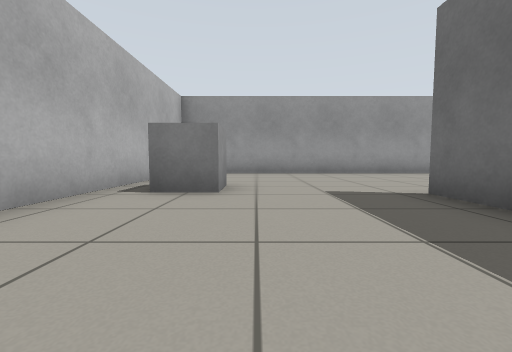
view 1 (above)

24 first-person views from a walk through a world built for the Gazebo simulator. The camera is 0.5 m above the floor, tilts 4° down and sees 90° across. The floor is counted in squares, 1 m on a side. Each view is taken from the middle of a square. On the plan, view 1 faces up. The plan holds only what a view shows up to about 9 squares ahead; the rest is blank.

view 2
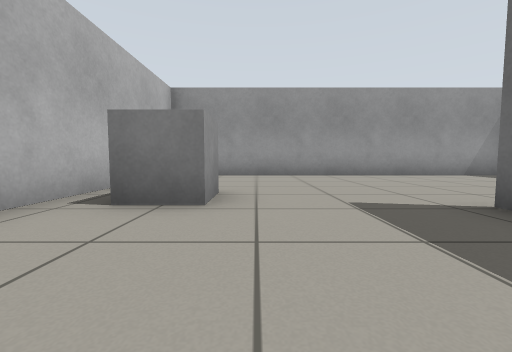

view 3
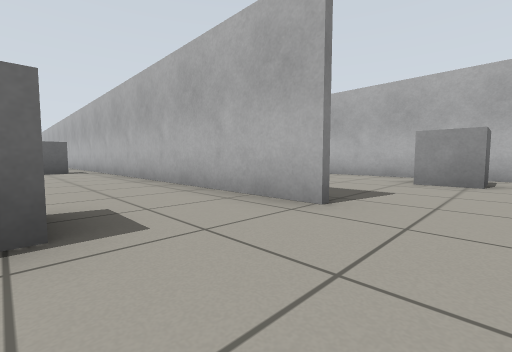

view 4
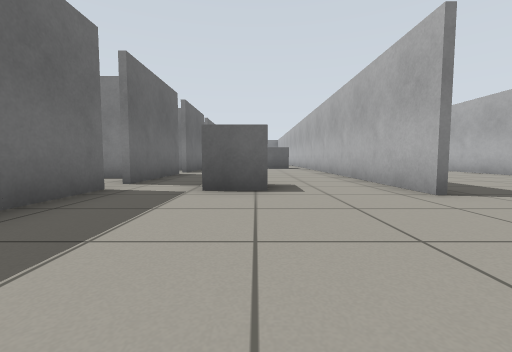

view 5
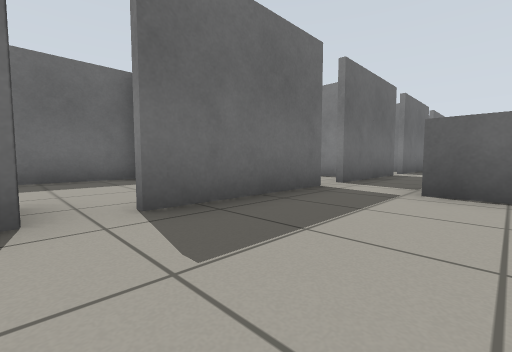

view 6
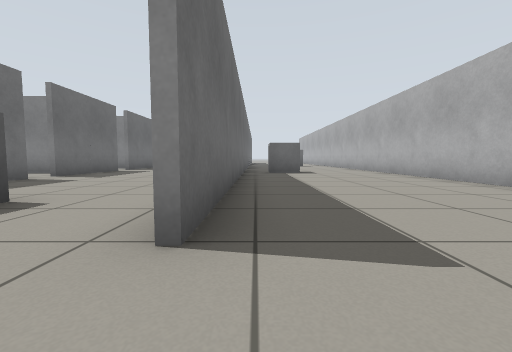

view 7
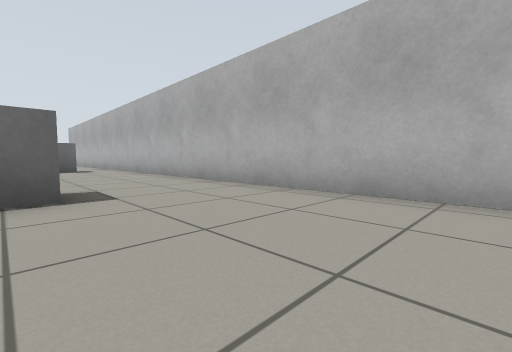

view 8
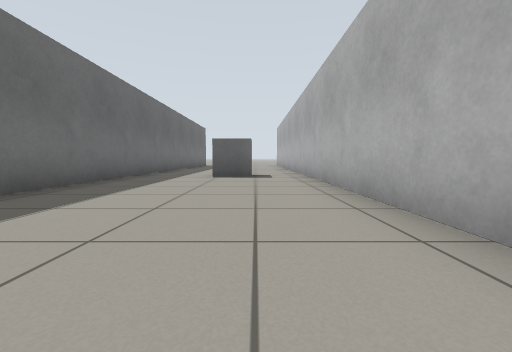

view 9
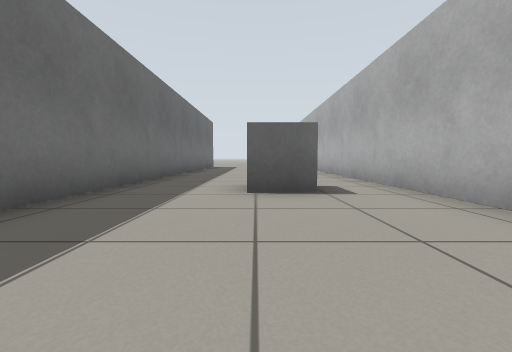

view 10
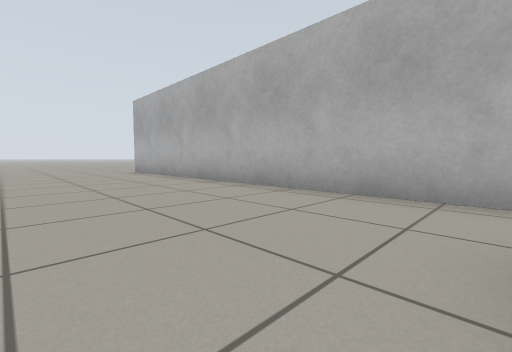

view 11
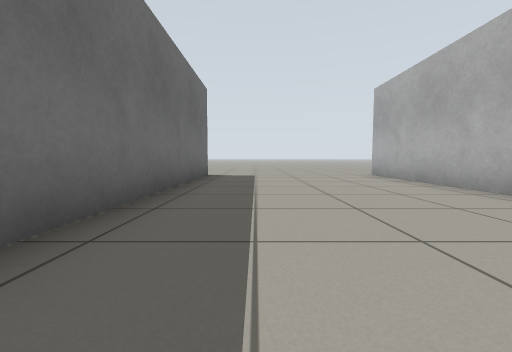

view 12
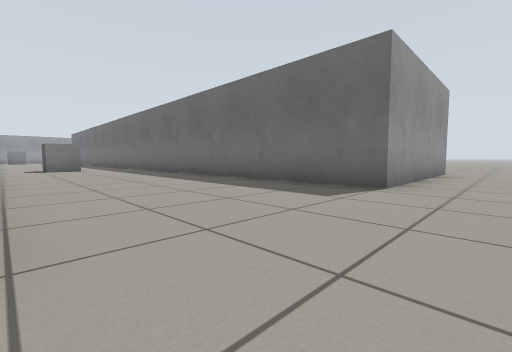

view 13
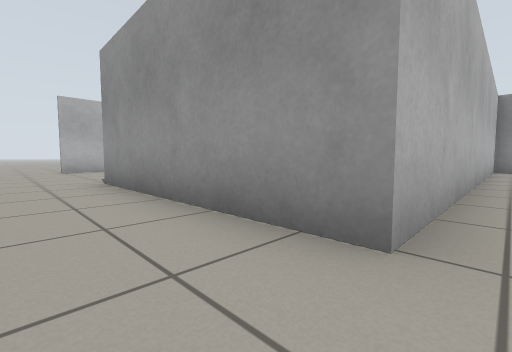

view 14
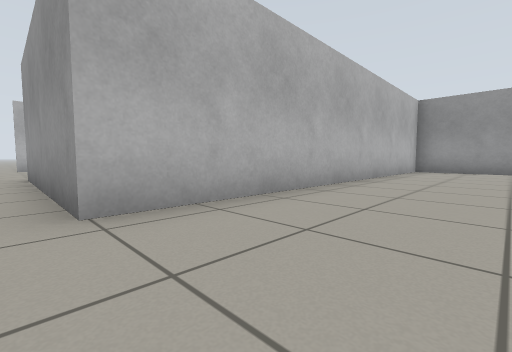

view 15
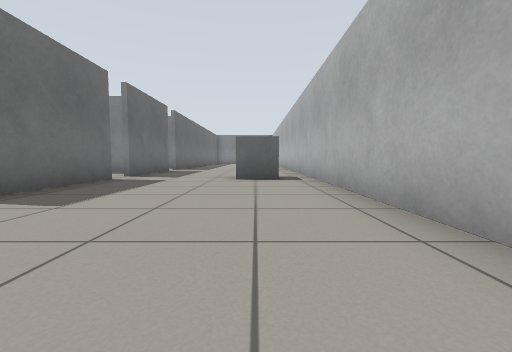

view 16
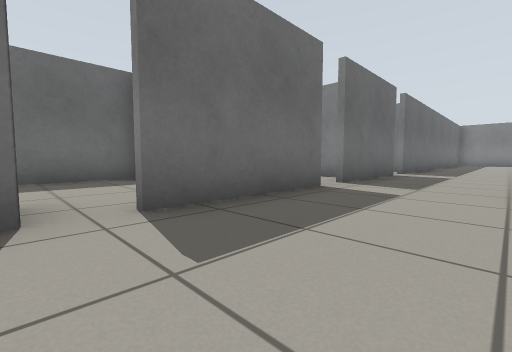

view 17
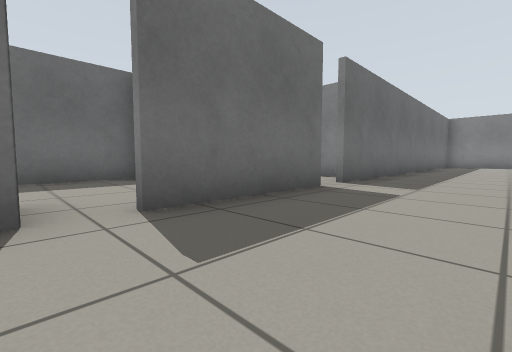

view 18
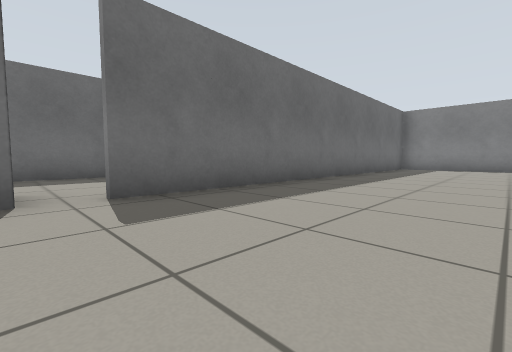

view 19
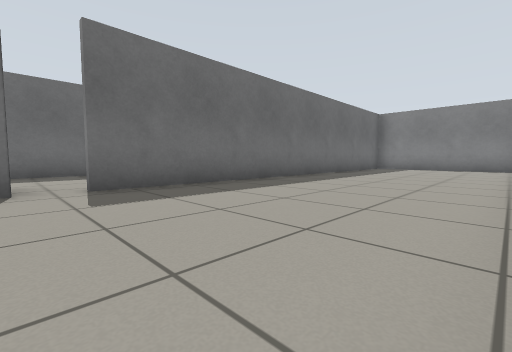

view 20
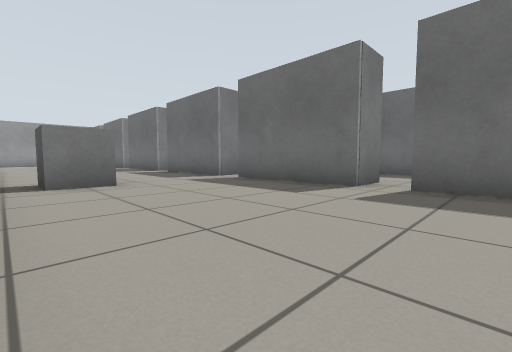

view 21
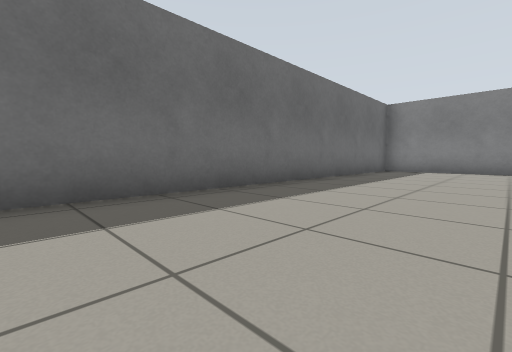

view 22
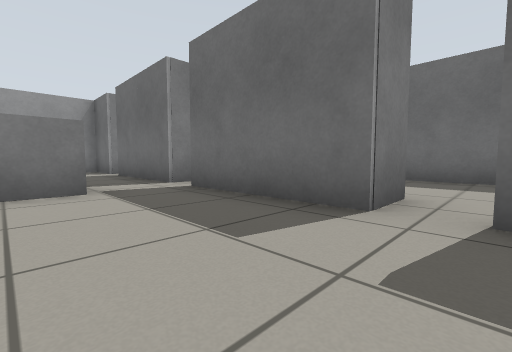

view 23
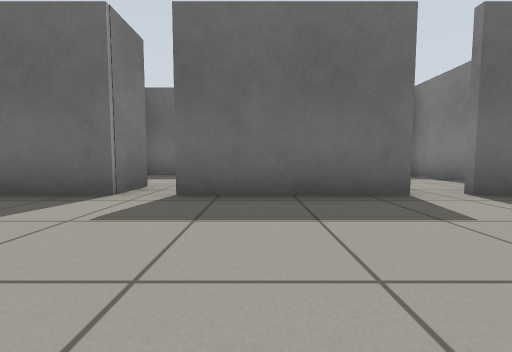

view 24
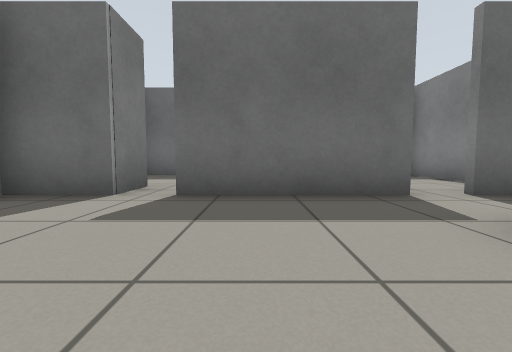

### Floor plan
Points are (right, up) in squares from view 1. A wall is a line through its corners. A room is listed if a view was taken in it or the views show most of it. See-through windows are left out.
Room 1 (views 1, 2, 3, 4, 5, 6, 7, 8, 9, 10, 11, 12, 15, 16, 17, 18, 19, 20, 21, 22, 23, 24)
walls: (2.4, -3.6) (2.4, 3.6); (7.4, -8.6) (7.4, -5.9); (7.4, -4.6) (7.4, -1.9); (7.4, -0.6) (7.4, 6.1); (2.6, 3.6) (2.6, -8); (7.4, -20.5) (7.4, -9.9); (3, -21.4) (6.5, -21.4); (7.4, 7.4) (7.4, 8.4) (-2.4, 8.4) (-2.4, -21.6); (7.6, -21.6) (2.4, -21.6) (2.4, -7.4)
ways out: opening at (7, -22.5) to room 2; opening at (-3, -22.5); opening at (9, 7)
objects: grey box (-1, -11) to (0, -11); grey box (-1, 4); grey box (1, -4); grey box (4, -6) to (4, -5); grey box (5, 2) to (6, 3); door leaf (8, -9); door leaf (8, -5); door leaf (8, -1); door leaf (8, 7)
Room 2 (views 13, 14)
walls: (10, -11.6) (7.6, -11.6) (7.6, -21.6)
ways out: opening at (7, -22.5) to room 1
Room 3 (no view inside)
walls: (8.8, -3.4) (9.6, -3.4); (11.4, -3.4) (11.4, 0.2)
Room 4 (no view inside)
walls: (8.2, -11.4) (8.9, -11.4); (11.4, -11) (11.4, -8)

Where each view was taken, in squares from view 1:
view 1: 0 up, 0 right, facing up
view 2: 1 up, 0 right, facing up
view 3: 5 up, 5 right, facing down-left
view 4: 7 up, 5 right, facing down
view 5: 7 up, 5 right, facing down-right
view 6: 5 up, 2 right, facing down
view 7: 0 up, 1 right, facing down-left
view 8: 4 down, 1 left, facing down
view 9: 7 down, 0 right, facing down
view 10: 12 down, 1 right, facing down-left
view 11: 14 down, 1 right, facing down
view 12: 23 down, 2 left, facing up-right
view 13: 23 down, 8 right, facing up-left
view 14: 22 down, 10 right, facing up-left
view 15: 1 up, 4 right, facing down
view 16: 1 down, 5 right, facing down-right
view 17: 5 down, 5 right, facing down-right
view 18: 9 down, 4 right, facing down-right
view 19: 9 down, 3 right, facing down-right
view 20: 11 down, 3 right, facing up-right
view 21: 11 down, 4 right, facing down-right
view 22: 2 down, 5 right, facing up-right
view 23: 3 down, 4 right, facing right
view 24: 5 up, 4 right, facing right
